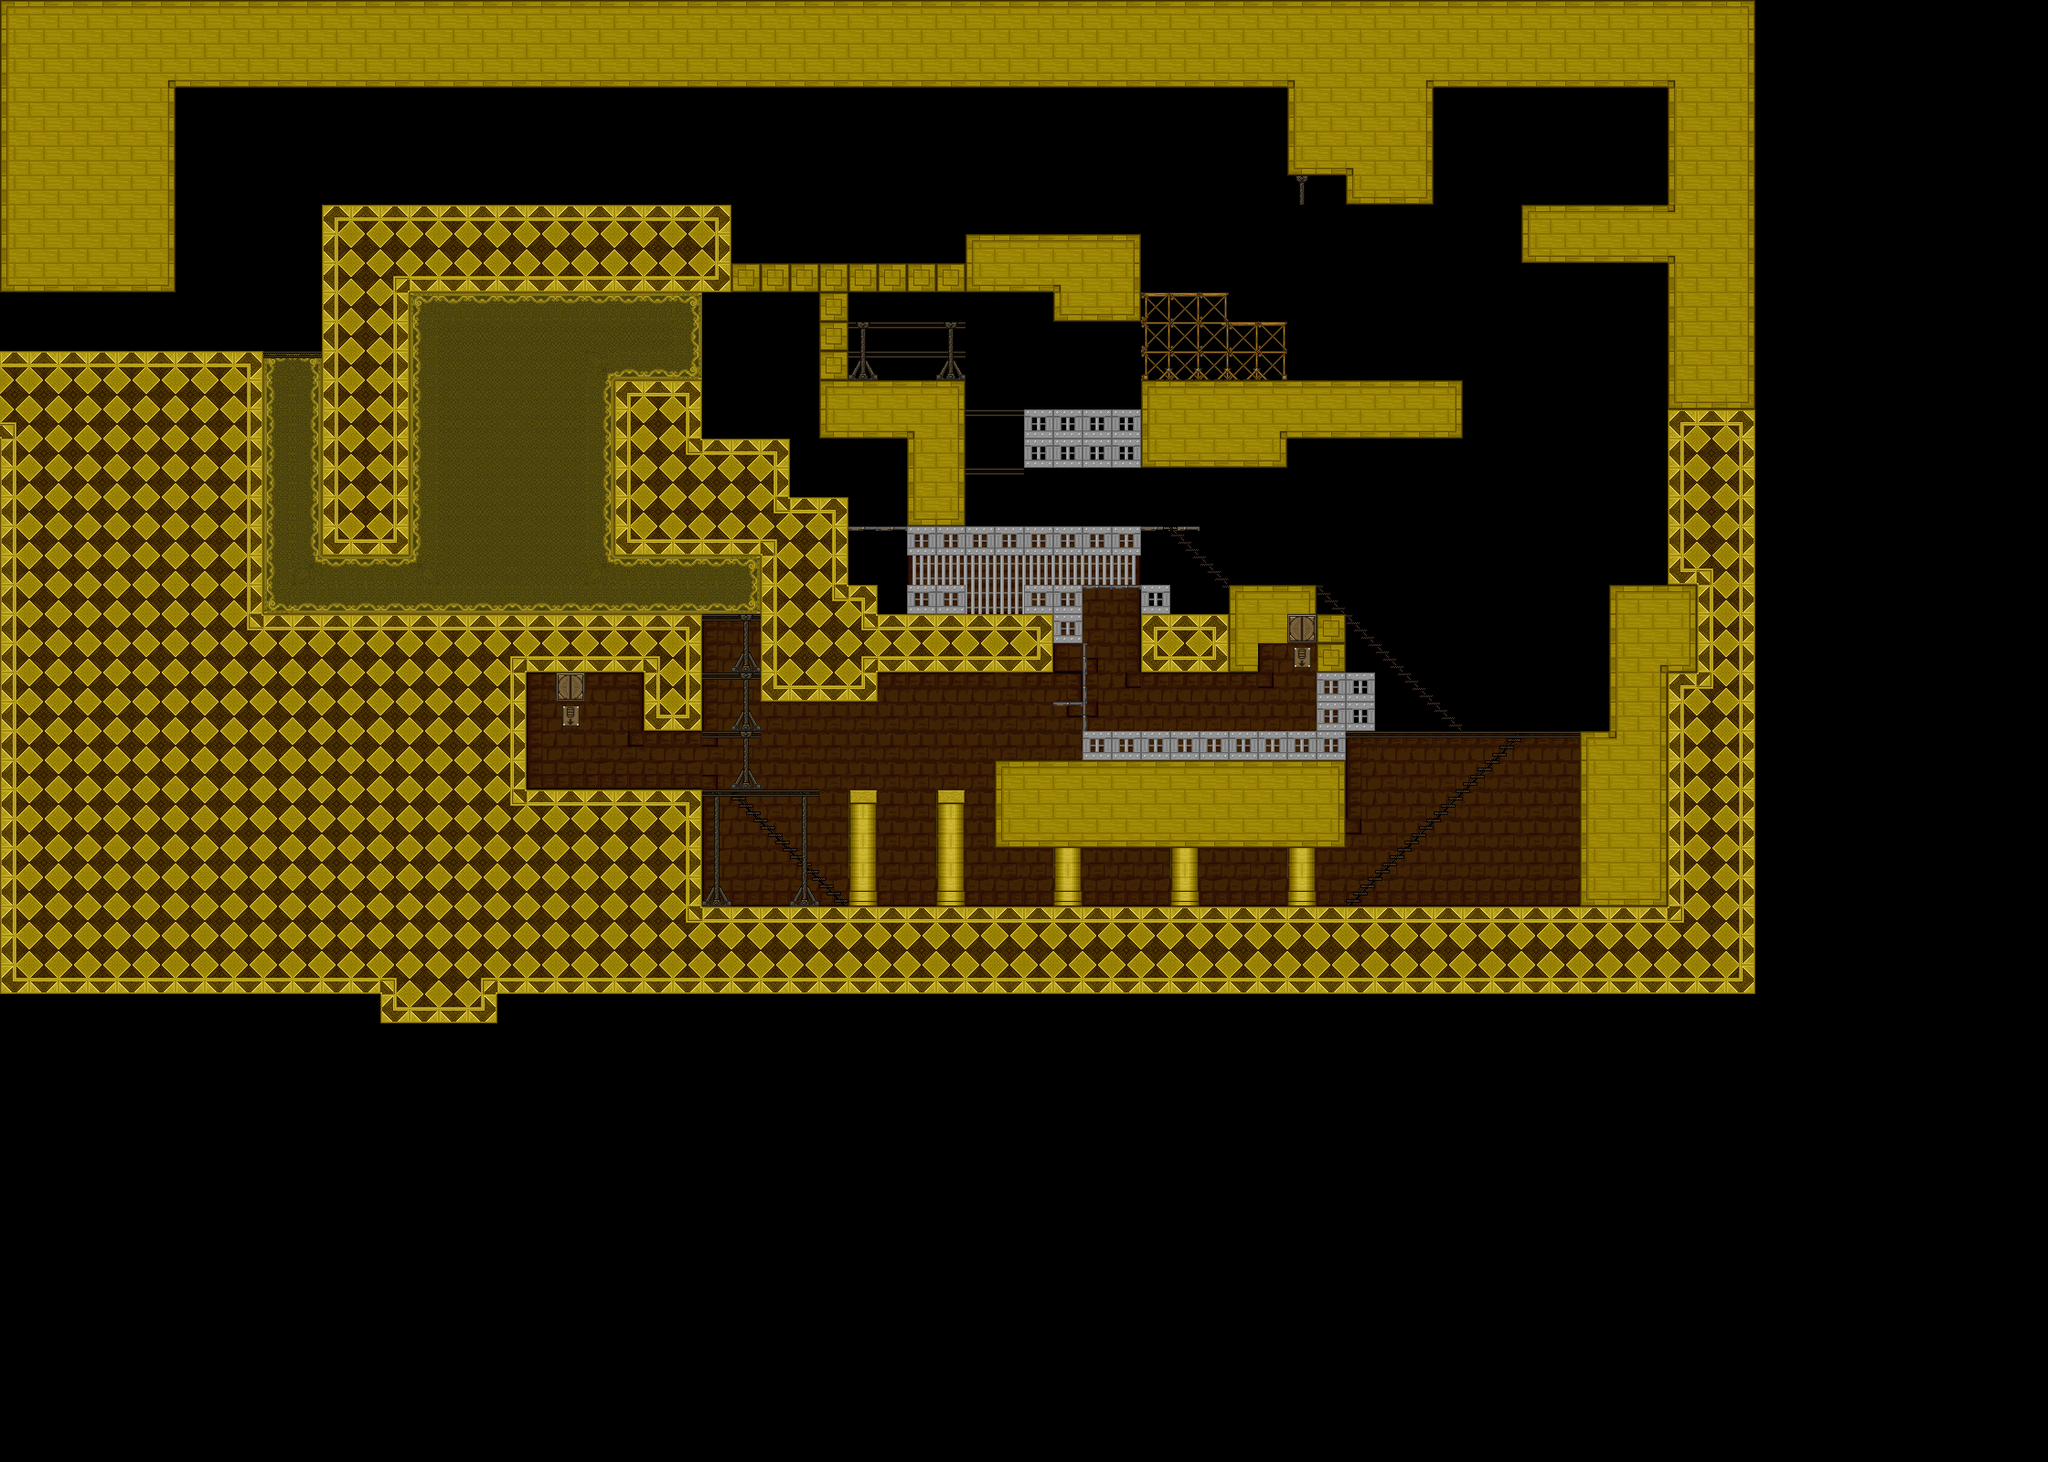

A level layout from a 2D game, rendered from its tile map. Below: a short description, then the map file with tile-grid data replaced by summaries:
An orthogonal 70x50 tile map with 32x32 px tiles, 4 tile layers (Background2, Background3, Foreground1, Foreground2), 5 tilesets and 39 objects.

<map version="1.0" tiledversion="1.1.5" orientation="orthogonal" renderorder="right-down" width="70" height="50" tilewidth="32" tileheight="32" infinite="0" nextobjectid="62">
 <properties>
  <property name="unity:scale" value="0.03125" />
 </properties>
 <tileset firstgid="1" source="../../Tilesets/Example.tsx" />
 <tileset firstgid="31" source="../../Tilesets/palace.tsx" />
 <tileset firstgid="131" source="../../Tilesets/prison.tsx" />
 <tileset firstgid="147" source="../../Tilesets/cathedral.tsx" />
 <tileset firstgid="247" source="../../Tilesets/lab.tsx" />
 <layer name="Background2" width="70" height="50">
  <properties>
   <property name="unity:sortingOrder" type="int" value="-4" />
  </properties>
  <data>[3500 cells, 7 non-empty, 1 distinct tile ids]</data>
 </layer>
 <layer name="Background3" width="70" height="50">
  <properties>
   <property name="unity:sortingOrder" type="int" value="-3" />
  </properties>
  <data>[3500 cells, 402 non-empty, 27 distinct tile ids]</data>
 </layer>
 <layer name="Foreground1" width="70" height="50">
  <properties>
   <property name="unity:sortingOrder" type="int" value="3" />
  </properties>
  <data>[3500 cells, 475 non-empty, 43 distinct tile ids]</data>
 </layer>
 <layer name="Foreground2" width="70" height="50">
  <properties>
   <property name="unity:sortingOrder" type="int" value="4" />
  </properties>
  <data>[3500 cells, 804 non-empty, 37 distinct tile ids]</data>
 </layer>
 <objectgroup name="walls">
  <properties>
   <property name="unity:layer" value="Obstacle" />
  </properties>
  <object id="12" x="0" y="320">
   <polyline points="0,0 192,0 192,-320 96,-320 96,-96 0,-96 0,0" />
  </object>
  <object id="14" x="352" y="608">
   <polyline points="0,0 96,0 96,-288 448,-288 448,-384 0,-384 0,0" />
  </object>
  <object id="16" x="992" y="576">
   <polyline points="0,0 0,32 256,32 256,0 0,0" />
  </object>
  <object id="17" x="992" y="640">
   <polyline points="0,0 0,32 64,32 64,0 0,0" />
  </object>
  <object id="18" x="1120" y="640">
   <polyline points="0,0 0,32 64,32 64,0 0,0" />
  </object>
  <object id="19" x="1248" y="640">
   <polyline points="0,0 0,96 32,96 32,0 0,0" />
  </object>
  <object id="20" x="0" y="384">
   <polyline points="0,0 288,0 288,288 768,288 768,416 704,416 704,352 576,352 576,480 768,480 768,608 1824,608 1824,64 1920,64 1920,704 672,704 0,704 192,384 192,96 0,96 0,0" />
  </object>
  <object id="21" x="672" y="416">
   <polyline points="0,0 0,192 160,192 160,352 288,352 288,320 480,320 480,288 512,288 512,256 288,256 288,224 256,224 256,128 192,128 192,64 96,64 96,0 0,0" />
  </object>
  <object id="22" x="1088" y="864">
   <polyline points="0,0 0,64 384,64 384,-64 416,-64 416,-128 384,-128 384,-160 352,-160 384,-192 320,-192 352,-224 256,-224 256,-192 160,-192" />
  </object>
  <object id="23" x="1088" y="864">
   <polyline points="0,0 0,-32 32,-32 96,-32 96,-64 352,-64 352,-192 320,-192 288,-192 288,-160 288,-128 160,-128" />
  </object>
  <object id="34" x="1184" y="768">
   <polyline points="0,-64 0,32" />
  </object>
  <object id="45" x="192" y="96">
   <polyline points="0,0 1632,0 1632,352" />
  </object>
  <object id="46" x="1824" y="704">
   <polyline points="0,-64 -64,-64 -64,96 -96,96 -96,288" />
  </object>
  <object id="47" x="1152" y="416">
   <polyline points="96,0 96,32 -32,32 -32,96 256,96 256,64 448,64 448,0 96,0" />
  </object>
  <object id="48" x="1408" y="96">
   <polyline points="0,0 0,96 96,96 96,0" />
  </object>
  <object id="51" x="1824" y="224">
   <polyline points="0,0 -160,0 -160,64 0,64" />
  </object>
  <object id="54" x="1056" y="576">
   <polyline points="0,0 0,-160 -128,-160 -128,-256 96,-256 96,-224 192,-224 192,-320 0,-320 0,-288 -256,-288 -256,-256 -160,-256 -160,-96 -64,-96 -64,0 0,0" />
  </object>
  <object id="56" x="1472" y="192">
   <polyline points="0,0 0,32 96,32 96,-96" />
  </object>
 </objectgroup>
 <objectgroup name="JumpThru">
  <properties>
   <property name="unity:layer" value="Obstacle" />
   <property name="unity:tag" value="JumpThru" />
  </properties>
  <object id="15" x="928" y="576">
   <polyline points="0,0 64,0" />
  </object>
  <object id="24" x="1024" y="864">
   <polyline points="0,0 32,0" />
  </object>
  <object id="25" x="768" y="864">
   <polyline points="0,0 128,0" />
  </object>
  <object id="26" x="800" y="864">
   <polyline points="0,0 128,128" />
  </object>
  <object id="27" x="832" y="800">
   <polyline points="0,0 -64,0" />
  </object>
  <object id="28" x="832" y="736">
   <polyline points="0,0 -64,0" />
  </object>
  <object id="29" x="768" y="672">
   <polyline points="0,0 64,0" />
  </object>
  <object id="30" x="1472" y="992">
   <polyline points="0,0 192,-192" />
  </object>
  <object id="31" x="1472" y="800">
   <polyline points="0,0 352,0" />
  </object>
  <object id="32" x="1472" y="672">
   <polyline points="-32,-32 128,128" />
  </object>
  <object id="33" x="288" y="384">
   <polyline points="0,0 64,0" />
  </object>
  <object id="35" x="928" y="864">
   <polyline points="0,0 32,0" />
  </object>
  <object id="36" x="1248" y="576">
   <polyline points="0,0 64,0" />
  </object>
  <object id="37" x="1280" y="576">
   <polyline points="0,0 64,64" />
  </object>
  <object id="39" x="1152" y="768">
   <polyline points="0,0 32,0" />
  </object>
  <object id="52" x="1248" y="320">
   <polyline points="0,0 96,0" />
  </object>
  <object id="53" x="1344" y="352">
   <polyline points="0,0 64,0" />
  </object>
  <object id="57" x="1056" y="384">
   <polyline points="0,0 -128,0" />
  </object>
  <object id="58" x="928" y="352">
   <polyline points="0,0 128,0" />
  </object>
  <object id="59" x="1056" y="448">
   <polyline points="0,0 64,0" />
  </object>
  <object id="60" x="1056" y="512">
   <polyline points="0,0 64,0" />
  </object>
 </objectgroup>
</map>
